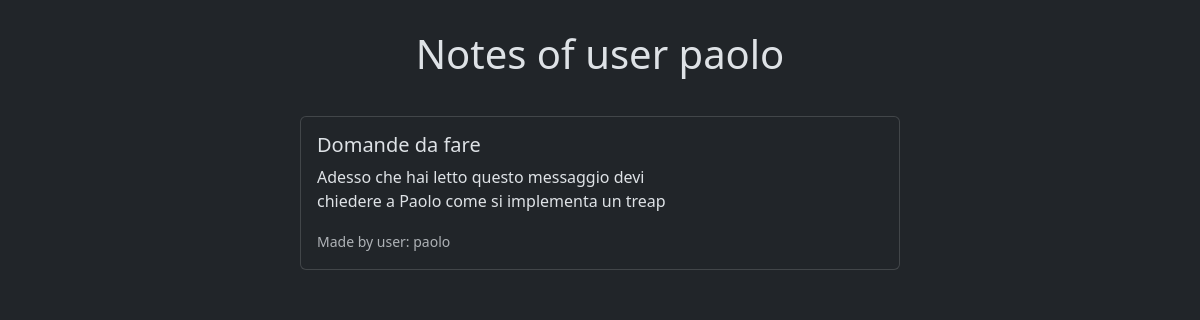
Screenshot of /notes.php (signed in) with the database file from the repository.
### tables this page shows
CREATE TABLE users (
    id INTEGER AUTO_INCREMENT,
    username VARCHAR(20) NOT NULL UNIQUE,
    password VARCHAR(50) NOT NULL,
    PRIMARY KEY (id)
);

CREATE TABLE notes (
    user_id INTEGER NOT NULL,
    title VARCHAR(20) NOT NULL,
    content VARCHAR(300) NOT NULL
);

### src/notes.php (the view, shortened to what this page needs)
<?php
    $host = 'mysql';
    $username = $password = 'admin';
    $database = 'sqlh4ck';
    $db = new mysqli($host, $username, $password, $database);
    $stmt = $db->prepare("SELECT * FROM users WHERE id=?");
    $stmt->bind_param("i", $_SESSION['session']);
    $stmt->execute();
    $user = $stmt->get_result()->fetch_row()[1];
    $stmt = $db->prepare("SELECT * FROM notes WHERE user_id=?");
    $stmt->bind_param("i", $_SESSION['session']);
    $stmt->execute();
    $result = $stmt->get_result()->fetch_all(MYSQLI_ASSOC);
?>
<!DOCTYPE html>
<html lang="en" data-bs-theme="dark">
    <head>
        <link href="https://cdn.jsdelivr.net/npm/bootstrap@5.3.2/dist/css/bootstrap.min.css" rel="stylesheet">
        <link href="/static/style.css" rel="stylesheet">
    </head>
    <div id="title" class="text-center" style="padding: 2.5%">
        <h1>Notes of user <?php echo $user; ?></h1>
    </div>
    <div class="col">
        <?php
            $num_rows = count($result);
            for($i=0; $i<$num_rows; $i++){
                echo "<div class='row card mb-3 w-50 mx-auto' style='max-width: 70%;'><div class='row g-0'><div class='col-md-8'><div class='card-body'><h5 class='card-title'>" . $result[$i]["title"] . "</h5><p class='card-text'>". $result[$i]["content"] ."</p><p class='card-text'><small class='text-body-secondary'>Made by user: " . $user . "</small></p></div></div></div></div>";
            }
        ?>
    </div>
</html>

### rows the page displays
users: username "paolo"
notes: title "Domande da fare", content "Adesso che hai letto questo messaggio devi chiedere a Paolo come si implementa un treap"
